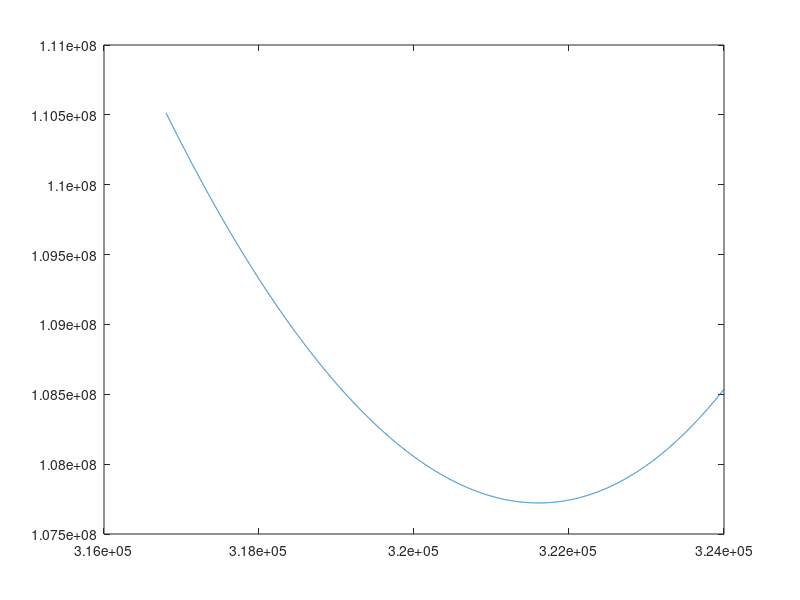
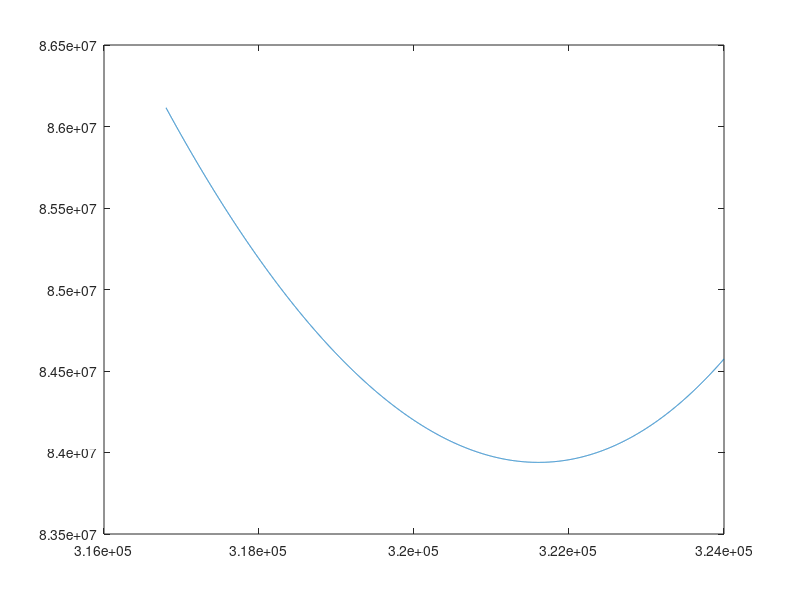
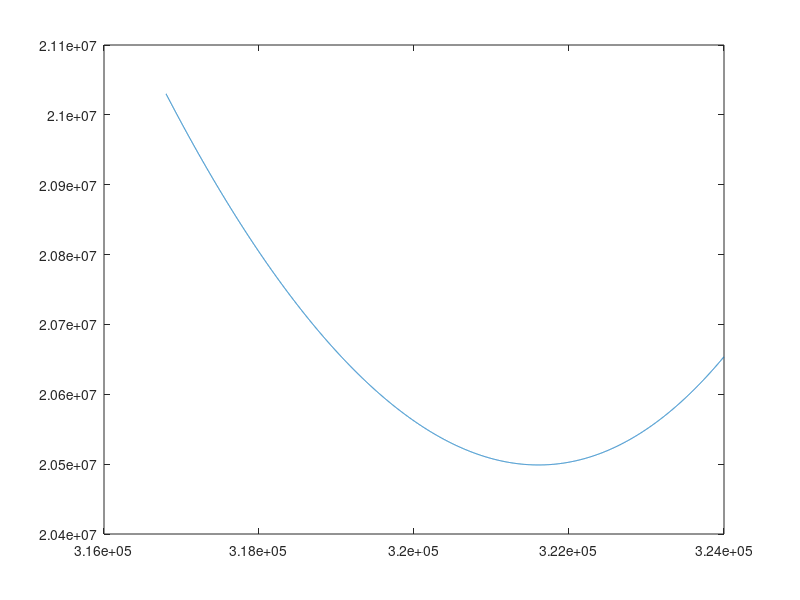
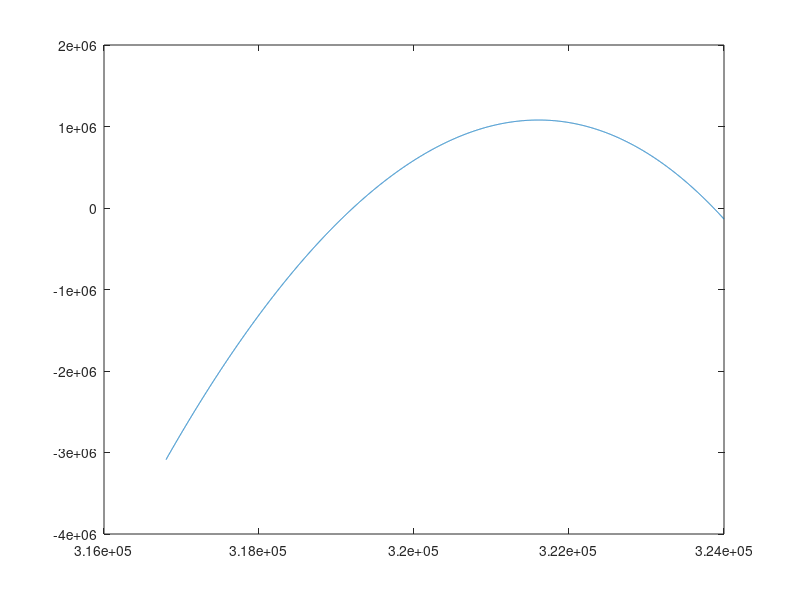

Source code (MATLAB) for these figures, in order:
% Extracts pseudorange, SNR, and carrier phase data from RINEX files
% Name of file
% fname = 'nybp3010.15o';
% PRN_list = [2, 5, 6, 10, 12];
% 
% % use function to read in the observations for the PRNs of interest
% [ rinexv3 ] = read_rinex_obs5(fname, PRN_list);

format long g
format compact
clear all;
close all;
% Extract the measured pseudoranges.
% snr_NN = signal to noise ratio (NN = PRN #)
% pr_CC_NN = pseudorange (CC = code)
% carrier = carrier phase data
load('nybp_1028.mat');

i = 1;
j = 1;
k = 1;
m = 1;
n = 1;
p = 1;
q = 1;

alldata = rinexv3_1028.data;
f1 = 1575.42*1e6;   % (Hz)
f2 = 1227.60*1e6;   % (Hz)

while i <= length(alldata)
    if alldata(i,3) == 2
        j = k;
        prn_2_data(j,:) = alldata(i,:);
        timesecsprn2(j) = prn_2_data(j,2);
        mp1prn2(j) = prn_2_data(j,7) - (((f1^2 + f2^2)/(f1^2 - f2^2))*prn_2_data(j,4)) + (2*f2^2/(f1^2 - f2^2))*prn_2_data(j,5);
        mp2prn2(j) = prn_2_data(j,10) - (((f2^2 + f1^2)/(f2^2 - f1^2))*prn_2_data(j,5)) + (2*f1^2/(f2^2 - f1^2))*prn_2_data(j,4);
        k = k + 1;
    elseif alldata(i,3) == 5
        j = m;
        prn_5_data(j,:) = alldata(i,:);
        timesecsprn5(j) = prn_5_data(j,2);
        mp1prn5(j) = prn_5_data(j,7) - (((f1^2 + f2^2)/(f1^2 - f2^2))*prn_5_data(j,4)) + (2*f2^2/(f1^2 - f2^2))*prn_5_data(j,5);
        mp2prn5(j) = prn_5_data(j,10) - (((f2^2 + f1^2)/(f2^2 - f1^2))*prn_5_data(j,5)) + (2*f1^2/(f2^2 - f1^2))*prn_5_data(j,4);
        m = m + 1;
    elseif alldata(i,3) == 6
        j = n;
        prn_6_data(j,:) = alldata(i,:);
        timesecsprn6(j) = prn_6_data(j,2);
        mp1prn6(j) = prn_6_data(j,7) - (((f1^2 + f2^2)/(f1^2 - f2^2))*prn_6_data(j,4)) + (2*f2^2/(f1^2 - f2^2))*prn_6_data(j,5);
        mp2prn6(j) = prn_6_data(j,10) - (((f2^2 + f1^2)/(f2^2 - f1^2))*prn_6_data(j,5)) + (2*f1^2/(f2^2 - f1^2))*prn_6_data(j,4);
        n = n + 1;
    elseif alldata(i,3) == 10
        j = p;
        prn_10_data(j,:) = alldata(i,:);
        timesecsprn10(j) = prn_10_data(j,2);
        mp1prn10(j) = prn_10_data(j,7) - (((f1^2 + f2^2)/(f1^2 - f2^2))*prn_10_data(j,4)) + (2*f2^2/(f1^2 - f2^2))*prn_10_data(j,5);
        mp2prn10(j) = prn_10_data(j,10) - (((f2^2 + f1^2)/(f2^2 - f1^2))*prn_10_data(j,5)) + (2*f1^2/(f2^2 - f1^2))*prn_10_data(j,4);
        p = p + 1;
    elseif alldata(i,3) == 12
        j = q;
        prn_12_data(j,:) = alldata(i,:);
        timesecsprn12(j) = prn_12_data(j,2);
        mp1prn12(j) = prn_12_data(j,7) - (((f1^2 + f2^2)/(f1^2 - f2^2))*prn_12_data(j,4)) + (2*f2^2/(f1^2 - f2^2))*prn_12_data(j,5);
        mp2prn12(j) = prn_12_data(j,10) - (((f2^2 + f1^2)/(f2^2 - f1^2))*prn_12_data(j,5)) + (2*f1^2/(f2^2 - f1^2))*prn_12_data(j,4);
        q = q + 1;
    end
    i = i + 1;
end

% Plot carrier phase data.
plot(timesecsprn2, prn_2_data(:,4)) % L1
figure;
plot(timesecsprn2, prn_2_data(:,5)) % L2

% Plot pseudorange.
figure;
plot(timesecsprn2, prn_2_data(:,7)) % C1

% Plot MP1, MP2.
figure;
plot(timesecsprn2, mp1prn2 - mean(mp1prn2)) % Multipath1 for PRN2
